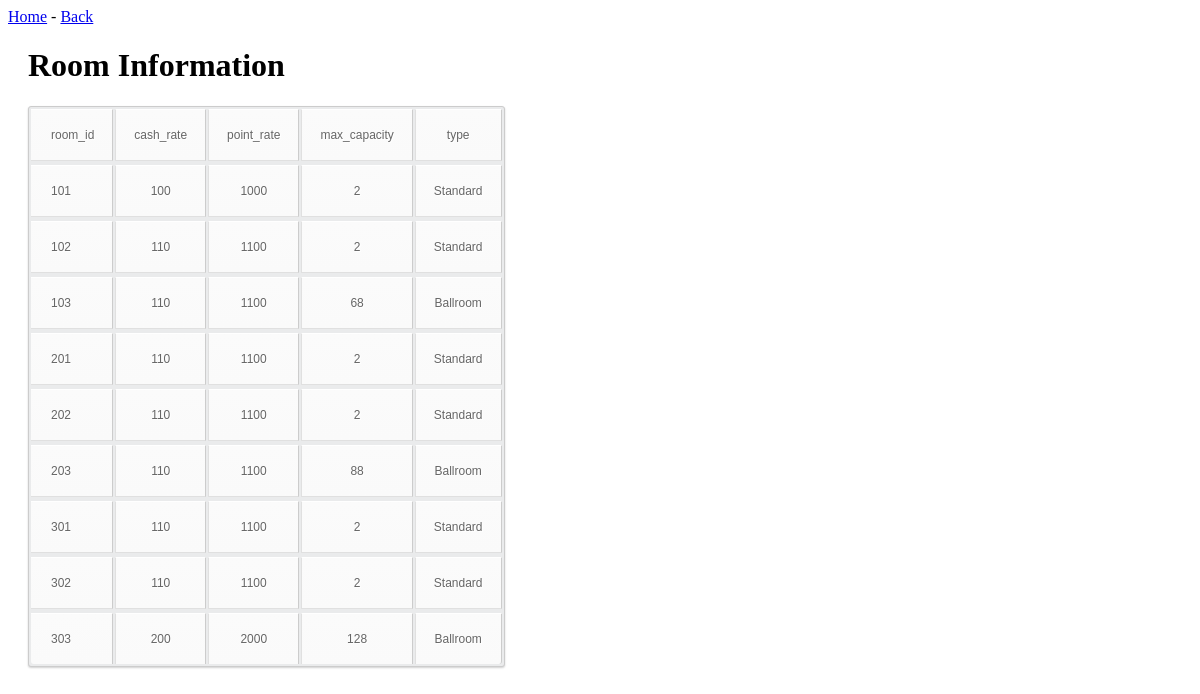
The app's page /web/getroominfo.php with its own data.
### tables this page shows
CREATE TABLE room (
	room_id            integer not null,
	cash_rate          integer,
	point_rate         integer,
	max_capacity       integer,
	type               varchar(10),
	primary key (room_id)
);

### web/getroominfo.php (the view, shortened to what this page needs)
<!DOCTYPE html>
<html lang="en">
<head>
  <link rel="stylesheet" href="css/table.css"
</head>
<body>
<div>
<?php include 'return_to_home.php'?>
<?php echo ' - '.'<a href="getroominfo.html">Back</a>'?>
</div>
  <h1>Room Information</h1>
  <p>
    <?php
      class Room
      {
          private $room_id;
          private $cash_rate;
          private $point_rate;
          private $max_capacity;
          private $type;
          public function getRoomId()       { return $this->room_id; }
          public function getCashRate()     { return $this->cash_rate; }
          public function getPointRate()    { return $this->point_rate; }
          public function getMaxCapacity()  { return $this->max_capacity; }
          public function getType()         { return $this->type; }
      }
      function createTableRow(Room $room)
      {
          print "        <tr>\n";
          print "            <td>" . $room->getRoomId()       . "</td>\n";
          print "            <td>" . $room->getCashRate()     . "</td>\n";
          print "            <td>" . $room->getPointRate()    . "</td>\n";
          print "            <td>" . $room->getMaxCapacity()  . "</td>\n";
          print "            <td>" . $room->getType()         . "</td>\n";
          print "        </tr>\n";
      }
      $roomid = filter_input(INPUT_GET, "roomid");
      try {
        $con = new PDO("mysql:host=localhost;dbname=hotel",
                        "root", "");
        $con->setAttribute(PDO::ATTR_ERRMODE, PDO::ERRMODE_EXCEPTION);
        $query = "SELECT * FROM room";
        print "    <table border='1'>\n";
        $result = $con->query($query);
        $row = $result->fetch(PDO::FETCH_ASSOC);
        print "        <tr>\n";
        foreach ($row as $key => $value) {
            print "            <td>" . $key       . "</td>\n";
        }
        print "        </tr>\n";
        if (strlen($roomid) > 0) {
            $query = "SELECT * FROM room ".
                 "WHERE room_id = :roomid";
            $ps = $con->prepare($query);
            $ps->bindParam(':roomid', $roomid);
        }
        else {
            $ps = $con->prepare($query);
        }
        $ps->execute();
        $ps->setFetchMode(PDO::FETCH_CLASS, "Room");
        while ($room = $ps->fetch()) {
            print "        <tr>\n";
            createTableRow($room);
            print "        </tr>\n";
        }
        print "    </table>\n";
      } catch(PDOException $ex) {
        echo 'ERROR: '.$ex->getMessage();
      }
    ?>
  </p>
</body>
</html>

### web/css/table.css (style rules this page uses)
h1 { margin-left: 20px; }
table { font-family:Arial, Helvetica, sans-serif; color:#666; font-size:12px; text-shadow: 1px 1px 0px #fff; background:#eaebec; margin:20px; border:#ccc 1px solid; -moz-border-radius:3px; -webkit-border-radius:3px; border-radius:3px; -moz-box-shadow: 0 1px 2px #d1d1d1; -webkit-box-shadow: 0 1px 2px #d1d1d1; box-shadow: 0 1px 2px #d1d1d1; }
table tr { text-align: center; padding-left:20px; }
table tr td:first-child { text-align: left; padding-left:20px; border-left: 0; }
table tr td { padding:18px; border-top: 1px solid #ffffff; border-bottom:1px solid #e0e0e0; border-left: 1px solid #e0e0e0; background: #fafafa; background: -webkit-gradient(linear, left top, left bottom, from(#fbfbfb), to(#fafafa)); background: -moz-linear-gradient(top, #fbfbfb, #fafafa); }
table tr:last-child td { border-bottom:0; }
table tr:last-child td:first-child { -moz-border-radius-bottomleft:3px; -webkit-border-bottom-left-radius:3px; border-bottom-left-radius:3px; }
table tr:last-child td:last-child { -moz-border-radius-bottomright:3px; -webkit-border-bottom-right-radius:3px; border-bottom-right-radius:3px; }

### records on screen
room: room_id "101", cash_rate "100", point_rate "1000", max_capacity "2", type "Standard"
room: room_id "102", cash_rate "110", point_rate "1100", max_capacity "2", type "Standard"
room: room_id "103", cash_rate "110", point_rate "1100", max_capacity "68", type "Ballroom"
room: room_id "201", cash_rate "110", point_rate "1100", max_capacity "2", type "Standard"
room: room_id "202", cash_rate "110", point_rate "1100", max_capacity "2", type "Standard"
room: room_id "203", cash_rate "110", point_rate "1100", max_capacity "88", type "Ballroom"
room: room_id "301", cash_rate "110", point_rate "1100", max_capacity "2", type "Standard"
room: room_id "302", cash_rate "110", point_rate "1100", max_capacity "2", type "Standard"
room: room_id "303", cash_rate "200", point_rate "2000", max_capacity "128", type "Ballroom"

### other values on screen
$key "room_id"
$key "cash_rate"
$key "point_rate"
$key "max_capacity"
$key "type"
